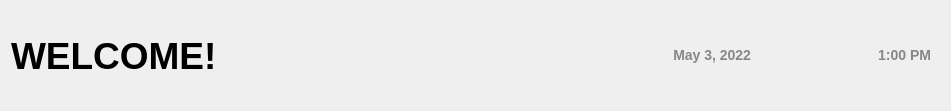
        <widget class="QFrame" name="frame_5">
         <property name="minimumSize">
          <size>
           <width>951</width>
           <height>111</height>
          </size>
         </property>
         <property name="maximumSize">
          <size>
           <width>16777215</width>
           <height>111</height>
          </size>
         </property>
         <property name="styleSheet">
          <string notr="true">border: none;</string>
         </property>
         <property name="frameShape">
          <enum>QFrame::StyledPanel</enum>
         </property>
         <property name="frameShadow">
          <enum>QFrame::Raised</enum>
         </property>
         <layout class="QHBoxLayout" name="horizontalLayout_3">
          <item>
           <widget class="QLabel" name="header_text">
            <property name="minimumSize">
             <size>
              <width>551</width>
              <height>91</height>
             </size>
            </property>
            <property name="font">
             <font>
              <pointsize>28</pointsize>
              <bold>true</bold>
             </font>
            </property>
            <property name="text">
             <string>&lt;html&gt;&lt;head/&gt;&lt;body&gt;&lt;p&gt;WELCOME!&lt;/p&gt;&lt;/body&gt;&lt;/html&gt;</string>
            </property>
           </widget>
          </item>
          <item>
           <widget class="QFrame" name="frame_8">
            <property name="styleSheet">
             <string notr="true">QLabel{
color: rgb(135, 135, 135);
font-weight: bold;
font-size: 14px;
}</string>
            </property>
            <property name="frameShape">
             <enum>QFrame::StyledPanel</enum>
            </property>
            <property name="frameShadow">
             <enum>QFrame::Raised</enum>
            </property>
            <layout class="QHBoxLayout" name="horizontalLayout_4">
             <item>
              <widget class="QLabel" name="header_date">
               <property name="text">
                <string>&lt;html&gt;&lt;head/&gt;&lt;body&gt;&lt;p align=&quot;right&quot;&gt;May 3, 2022&lt;/p&gt;&lt;/body&gt;&lt;/html&gt;</string>
               </property>
              </widget>
             </item>
             <item>
              <widget class="QLabel" name="header_time">
               <property name="text">
                <string>&lt;html&gt;&lt;head/&gt;&lt;body&gt;&lt;p align=&quot;right&quot;&gt;1:00 PM&lt;/p&gt;&lt;/body&gt;&lt;/html&gt;</string>
               </property>
              </widget>
             </item>
            </layout>
           </widget>
          </item>
         </layout>
        </widget>
